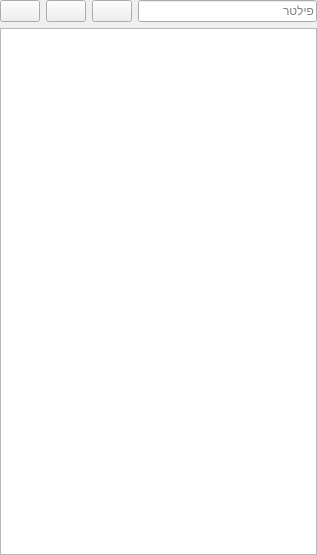
<?xml version="1.0" encoding="UTF-8"?>
<ui version="4.0">
 <class>ParticipantTableWidget</class>
 <widget class="QWidget" name="ParticipantTableWidget">
  <property name="geometry">
   <rect>
    <x>0</x>
    <y>0</y>
    <width>317</width>
    <height>555</height>
   </rect>
  </property>
  <property name="sizePolicy">
   <sizepolicy hsizetype="Minimum" vsizetype="Minimum">
    <horstretch>0</horstretch>
    <verstretch>0</verstretch>
   </sizepolicy>
  </property>
  <property name="windowTitle">
   <string>Form</string>
  </property>
  <property name="layoutDirection">
   <enum>Qt::RightToLeft</enum>
  </property>
  <layout class="QVBoxLayout" name="verticalLayout">
   <property name="leftMargin">
    <number>0</number>
   </property>
   <property name="topMargin">
    <number>0</number>
   </property>
   <property name="rightMargin">
    <number>0</number>
   </property>
   <property name="bottomMargin">
    <number>0</number>
   </property>
   <item>
    <layout class="QHBoxLayout" name="horizontalLayout_2">
     <item>
      <widget class="QLineEdit" name="participantsFilterLineEdt">
       <property name="text">
        <string/>
       </property>
       <property name="placeholderText">
        <string>פילטר</string>
       </property>
      </widget>
     </item>
     <item>
      <widget class="QPushButton" name="addParticipantBtn">
       <property name="text">
        <string/>
       </property>
       <property name="icon">
        <iconset resource="participantstable.qrc">
         <normaloff>:/assets/add.png</normaloff>:/assets/add.png</iconset>
       </property>
      </widget>
     </item>
     <item>
      <widget class="QPushButton" name="assignParticipantBtn">
       <property name="text">
        <string/>
       </property>
       <property name="icon">
        <iconset resource="participantstable.qrc">
         <normaloff>:/assets/assign.png</normaloff>:/assets/assign.png</iconset>
       </property>
      </widget>
     </item>
     <item>
      <widget class="QPushButton" name="removeParticipantBtn">
       <property name="text">
        <string/>
       </property>
       <property name="icon">
        <iconset resource="participantstable.qrc">
         <normaloff>:/assets/remove.png</normaloff>:/assets/remove.png</iconset>
       </property>
      </widget>
     </item>
    </layout>
   </item>
   <item>
    <widget class="QTableWidget" name="participantsTableWidget">
     <property name="sizePolicy">
      <sizepolicy hsizetype="Preferred" vsizetype="Expanding">
       <horstretch>0</horstretch>
       <verstretch>0</verstretch>
      </sizepolicy>
     </property>
     <property name="minimumSize">
      <size>
       <width>0</width>
       <height>454</height>
      </size>
     </property>
     <property name="verticalScrollBarPolicy">
      <enum>Qt::ScrollBarAsNeeded</enum>
     </property>
     <property name="horizontalScrollBarPolicy">
      <enum>Qt::ScrollBarAsNeeded</enum>
     </property>
     <property name="sizeAdjustPolicy">
      <enum>QAbstractScrollArea::AdjustIgnored</enum>
     </property>
    </widget>
   </item>
  </layout>
 </widget>
 <resources>
  <include location="participantstable.qrc"/>
 </resources>
 <connections/>
</ui>
